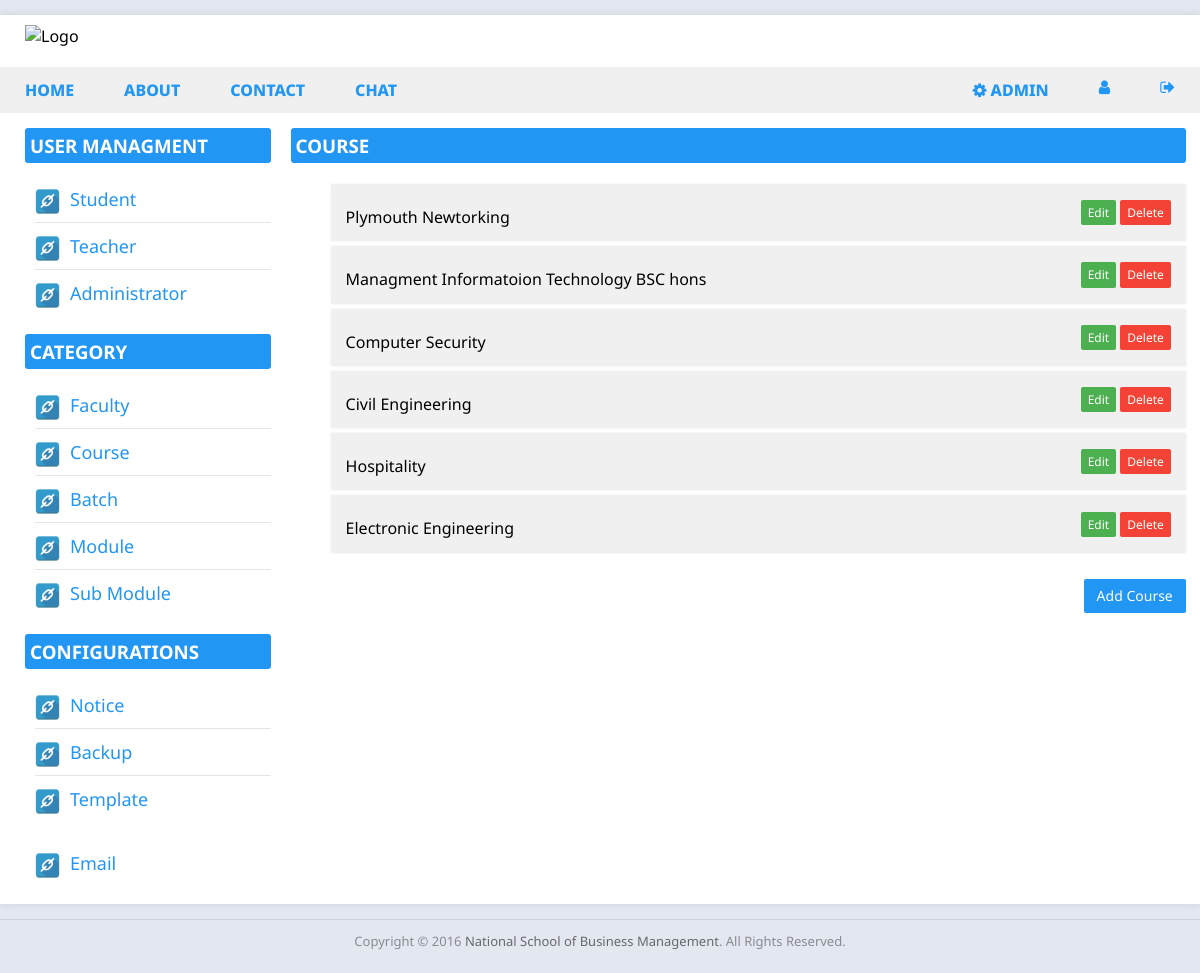
/dashboard.php?course=view (signed in), run on the app's committed database.
### tables this page shows
CREATE TABLE `course` (
  `id` int(11) NOT NULL,
  `faculty_id` int(11) NOT NULL,
  `name` varchar(250) NOT NULL,
  `date` datetime NOT NULL DEFAULT CURRENT_TIMESTAMP
);

### classes/DB.php (called while the page is built, shortened)
<?php
class DB
{
  private static $_instance = null;
  private $_pdo,
          $_query,
          $_error = false,
          $_results,
          $_resultslimit,
          $_count = 0;
  function __construct()
  {
    try {
      $this->_pdo = new PDO('mysql:host=' . Config::get('mysql/host') . ';dbname=' . Config::get('mysql/db'), Config::get('mysql/username'), Config::get('mysql/password'));
    } catch (PDOException $e) {
      die($e->getMessage());
    }
  }
  public static function getInstance() {
    if (!isset(self::$_instance)) {
      self::$_instance = new self();
    }
    return self::$_instance;
  }
  public function query($sql, $params = array()) {
    $this->_error = false;
    if ($this->_query = $this->_pdo->prepare($sql)) {
      $i = 1;
      if (count($params)) {
        foreach ($params as $param) {
          $this->_query->bindValue($i, $param);
          $i++;
        }
      }
      if($this->_query->execute()) {
          $this->_results = $this->_query->fetchAll(PDO::FETCH_OBJ);
          $this->_count = $this->_query->rowCount();
      }else {
        $this->_error = true;
      }
    }
    return $this;
  }
  private function action($action, $table, $where = array()) {
    if (count($where) === 3) {
      $operators = array('=', '>', '<', '>=', '<=', 'like', 'in');
      $field  = $where[0];
      $operator = $where[1];
      $value = $where[2];
      if (in_array($operator, $operators)) {
        $sql = "{$action} FROM {$table} WHERE {$field} {$operator} ?";
        if (!$this->query($sql, array($value))->error()) {
          return $this;
        }
      }
    }
    return false;
  }
  public function get($table, $where=array()) {
    return $this->action('SELECT *', $table, $where);
  }
  public function error() {
    return $this->_error;
  }
  public function count() {
    return $this->_count;
  }
  public function results() {
    return $this->_results;
  }
}

### classes/Config.php (called while the page is built)
<?php
class Config {
  public static function get($path = null) {
    if ($path) {
      $config = $GLOBALS['config'];
      $path = explode('/', $path);
      foreach ($path as $value) {
        if(isset($config[$value])){
          $config = $config[$value];
        }
      }
      return $config;
    }
  }
}

### classes/Controller.php (the view, shortened to what this page needs)
<?php
class Controller {
	protected $db, $user, $validate;
	public function __construct() {
		$this->db = DB::getInstance();
	}
	public function courseView() {
		$result = '';
		$data = $this->db->query("SELECT * FROM course")->results();
		$result .= '<div class="student">
			<h3 class="group-title blue-b">Course</h3>';
		if ($this->db->count()) {
			$result .= '
				<div class="column column-12 main margin dashboard-list">
					<ul>';
			foreach ($data as $d) {
				$result .= '<li><p class="list-text">'. $d->name .'<p class="action"><a class="btn btn-sm btn-green" href="dashboard.php?course=edit&id='. $d->id .'">Edit</a> <a class="btn btn-sm btn-red" href="dashboard.php?course=delete&id='. $d->id .'">Delete</a></p></li>';
			}
			$result .= '
					</ul>
				</div>
				</div>
				<div class="dash-option">
					<a href="dashboard.php?course=add" class="btn btn-md btn-blue">Add Course</a>
				</div>
			</div>';
		}
		$result .= '</div>';
		return $result;
	}
}

### assets/css/style.css (style rules this page uses)
html, body { margin: 0; font-family: 'Noto Sans', sans-serif; }
body { background-color: #E3E7F0; }
a { text-decoration: none; }
.main { margin-left: 5px; margin-right: 5px; }
.margin { margin: 10px; }
.blue-b { background: #2196f3; color: white; }
.row, .column { box-sizing: border-box; }
.column { position: relative; float: left; display: block; }
.column-12 { width: 100%; margin-left: 0; }
.btn { display: inline-block; margin-bottom: 0; font-weight: 400; line-height: 1.42857143; text-align: center; white-space: nowrap; vertical-align: middle; -ms-touch-action: manipulation; touch-action: manipulation; cursor: pointer; -webkit-user-select: none; -moz-user-select: none; -ms-user-select: none; user-select: none; border: 1px solid transparent; border-radius: 2px; }
.btn-sm { padding: 3px 6px; font-size: 12px; }
.btn-md { padding: 6px 12px; font-size: 14px; }
.btn-red { background: #f44336; color: #fff; }
.btn-blue { background: #2196f3; color: #fff; }
.btn-green { background: #4caf50; color: #fff; }
.group-title { margin-bottom: -5px; margin-top: 0; padding: 5px; border-radius: 3px; text-transform: uppercase; }
.main .group-title { border: 0px; }
.dashboard-list ul { list-style: none; }
.dashboard-list ul li { box-shadow: 0 0 3px #f0f0f0; clear: both; overflow: hidden; background: #f0f0f0; margin-bottom: 5px; }
.dashboard-list ul li p.list-text { float: left; padding-bottom: 0; padding-left: 15px; margin-bottom: 0; margin-top: 22px; }
.dashboard-list ul li p.action { float: right; padding-right: 15px; }
.dash-option { float:right; }

### data on the page
course: name "Plymouth Newtorking"
course: name "Managment Informatoion Technology BSC hons"
course: name "Computer Security"
course: name "Civil Engineering"
course: name "Hospitality"
course: name "Electronic Engineering"
